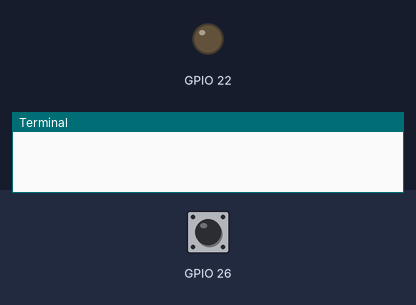
The program below on a simulated Raspberry Pi (BCM pin numbers). Parts: output pins drawn as LEDs (lit = HIGH), the last lines printed to the terminal. Dashed ring = blinking. The test bench sets the inputs (shaded band); at power-on: GPIO 26 LOW.

Above: at 1.2 s.
1.3 s: GPIO 26 driven HIGH
At 2.5 s:
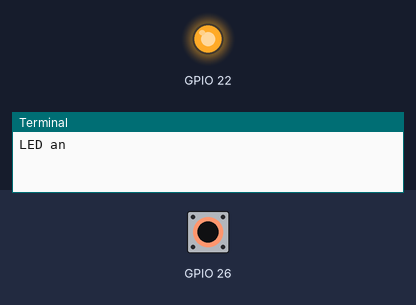
2.8 s: GPIO 26 pulsed LOW 5 times (0.12 s each, 0.3 s apart)
At 3.45 s:
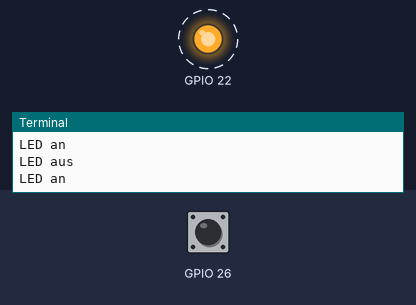
Timing chart, 0 to 5.8 s (numbered marks = the images above; inputs shaded):
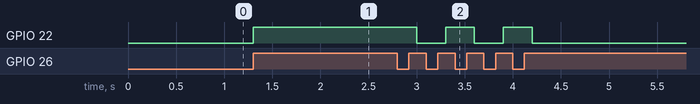

Measured:
- after the input at 1.3 s, GPIO 22: LOW → HIGH at once
- after the input at 2.8 s, GPIO 22: alternates HIGH for 0.30 s and LOW for 0.30 s, 5 changes in all, then stays LOW, starting after 0.20 s

The program:

schalter.py
```python
import RPi.GPIO as GPIO
from time import sleep
GPIO.setmode(GPIO.BCM)
GPIO.setup(22, GPIO.OUT)
GPIO.setup(26, GPIO.IN)

zustand = False
taster = False

try:
    while True:
        if GPIO.input(26) and not(taster):
            zustand = not(zustand)
            taster = True
            if zustand:
                print("LED an")
            else:
                print("LED aus")
        elif not(GPIO.input(26)) and taster:
            taster = False

        GPIO.output(22, zustand)
        sleep(0.1)
finally:
    GPIO.cleanup()
```
